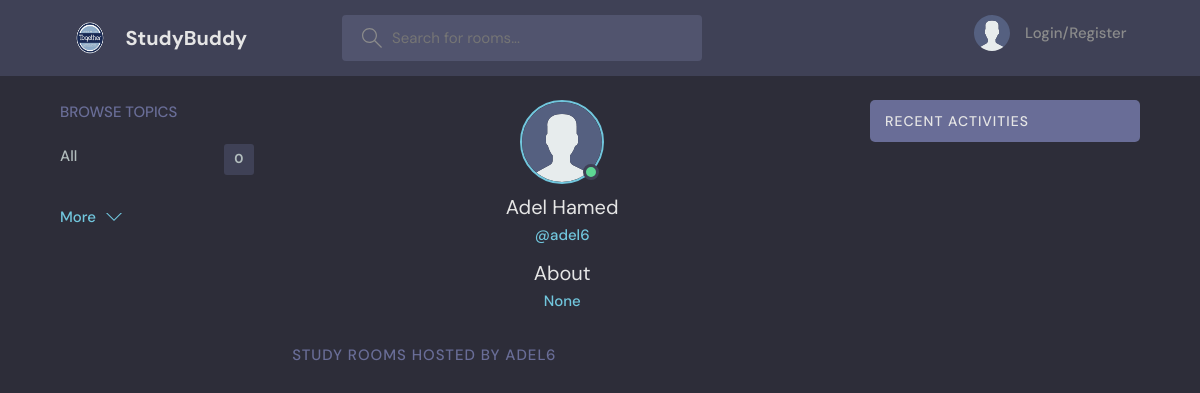
/profile/2, run on an earlier commit of the app's database.
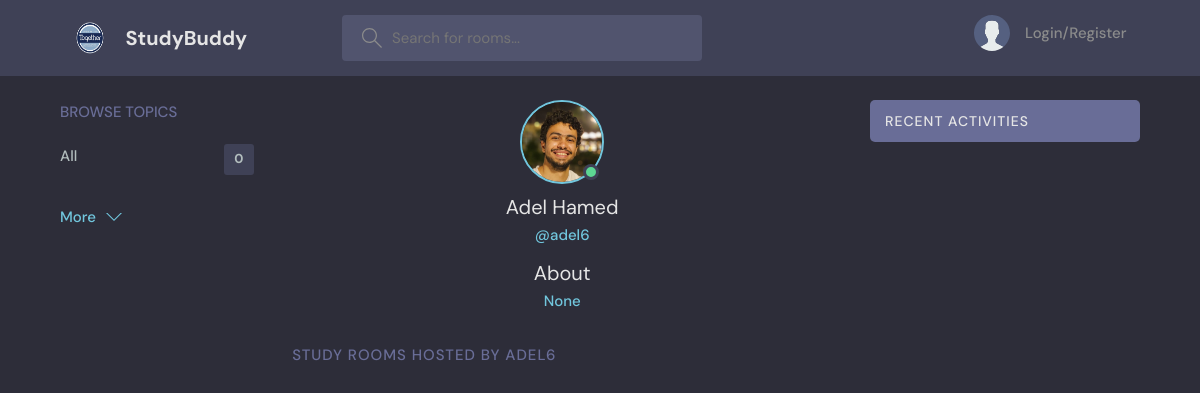
And on a later commit of the database.
### main/models.py (models this page shows)
class User(AbstractUser):
    name = models.CharField(max_length=200, null=True)
    email = models.EmailField(unique=True, null=True)
    bio = models.TextField(null=True)
    avatar = models.ImageField(null=True, default='avatar.svg')
    REQUIRED_FIELDS = []

### main/views.py (the view)
# urls.py: path('profile/<str:pk>', views.profile, name='profile'),
def profile(request, pk):
    user = User.objects.get(id=pk)
    topics = Topic.objects.all()
    room_messages = user.message_set.all()
    rooms = user.room_set.all()
    context = {
        'user': user,
        'topics': topics,
        'room_messages': room_messages,
        'rooms': rooms
    }
    return render(request, 'main/profile.html', context)

### main/templates/main/profile.html (shortened to what this page needs)
{% extends 'main/main.html' %}
{% block content %}
  <main class="profile-page layout layout--3">
    <div class="container">
        {% include 'main/topics_component.html' %}
      <div class="roomList">
        <div class="profile">
          <div class="profile__avatar">
            <div class="avatar avatar--large active">
              <img src="{{ user.avatar.url }}" />
            </div>
          </div>
          <div class="profile__info">
            <h3>{{ user.first_name }} {{ user.last_name }}</h3>
            <p>@{{ user.username }}</p>
            <h3>About</h3>
            <p>
              {{ user.bio }}
            </p>
          </div>
        </div>
        <div class="roomList__header">
          <div>
            <h2>Study Rooms Hosted by {{ user.username }}</a>
            </h2>
          </div>
        </div>
      </div>
        {% include 'main/activity_component.html' %}
    </div>
  </main>
{% endblock %}

What changed in the data, as far as the page shows it:
changed User "Adel": avatar: picture added in place of a placeholder
